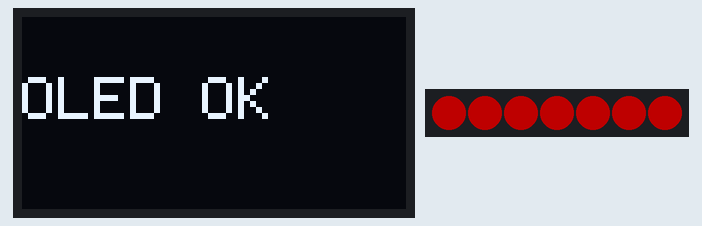
Simulated run of this sketch. Board: Arduino Nano, built with avr-gcc and run on an emulated ATmega328P. Shown: 128×64 one-colour display, 7 RGB LEDs in strip order, left to right. Dim RGB values are drawn brighter than linear; what the sketch prints to the serial monitor is not drawn.

Above: at 0.6 s.
At 1.6 s:
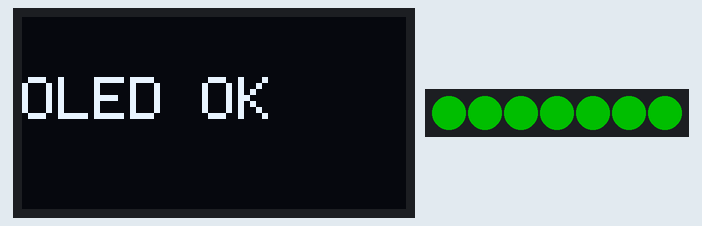
At 2.6 s:
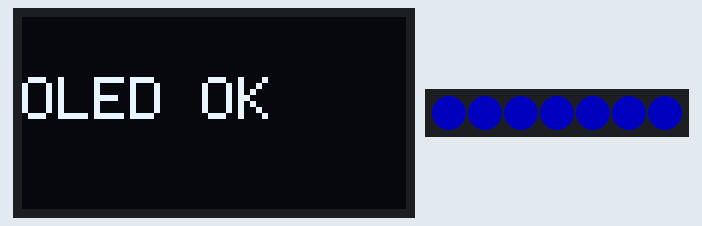
Timing chart, 0 to 40.0 s (numbered marks = the images above):
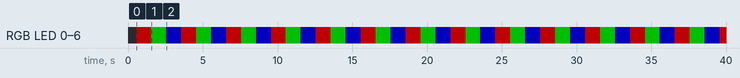

Measured:
- by itself, RGB LED 0–6: repeats every 3.0 s: RGB(0, 80, 0) 1.0 s, RGB(0, 0, 80) 1.0 s, RGB(80, 0, 0) 1.0 s
- by itself, everything shown: repeats every 3.0 s, in 3 steps
- what the display in image 0 shows lasts 1.0 s, from 0.6 s to 1.6 s

The sketch:

basic_test.ino
```cpp
/*
 * basic_test.ino — absolute minimal hardware test
 *
 * Board:   Arduino Nano ESP32
 * Tests:   OLED (SSD1306, I2C 0x3C) + NeoPixel ring (pin 6, 7 pixels)
 *
 * Expected behaviour:
 *   1. OLED shows "OLED OK" immediately on boot
 *   2. All 7 pixels cycle: RED (1s) → GREEN (1s) → BLUE (1s) → repeat
 *   3. Serial prints each step at 115200 baud
 */

#include <Wire.h>
#include <Adafruit_GFX.h>
#include <Adafruit_SSD1306.h>
#include <Adafruit_NeoPixel.h>

#define NEOPIXEL_PIN    6
#define NEOPIXEL_COUNT  7
#define OLED_I2C_ADDR   0x3C

Adafruit_SSD1306  oled(128, 64, &Wire, -1);
Adafruit_NeoPixel pixels(NEOPIXEL_COUNT, NEOPIXEL_PIN, NEO_GRB + NEO_KHZ800);

void setup() {
  Serial.begin(115200);
  delay(500);

  // ── OLED ──────────────────────────────────────────────────────────────────
  Serial.println("Init OLED...");
  Wire.begin();
  Wire.setClock(100000UL);
  bool ok = oled.begin(SSD1306_SWITCHCAPVCC, OLED_I2C_ADDR);
  Wire.setClock(100000UL);

  if (!ok) {
    Serial.println("OLED FAILED — check wiring and address");
  } else {
    Serial.println("OLED ok");
    oled.clearDisplay();
    oled.setTextSize(2);
    oled.setTextColor(SSD1306_WHITE);
    oled.setCursor(0, 20);
    oled.print("OLED OK");
    Wire.setClock(100000UL);
    oled.display();
    Serial.println("OLED display() done");
  }

  // ── NeoPixel ──────────────────────────────────────────────────────────────
  Serial.println("Init NeoPixels...");
  pixels.begin();
  pixels.setBrightness(80);
  Serial.println("NeoPixels ok — cycling R/G/B");
}

void loop() {
  uint32_t colors[3] = {
    pixels.Color(255, 0, 0),   // red
    pixels.Color(0, 255, 0),   // green
    pixels.Color(0, 0, 255),   // blue
  };
  const char* names[3] = { "RED", "GREEN", "BLUE" };

  for (int c = 0; c < 3; c++) {
    Serial.println(names[c]);
    for (int i = 0; i < NEOPIXEL_COUNT; i++) pixels.setPixelColor(i, colors[c]);
    pixels.show();
    delay(1000);
  }
}
```
